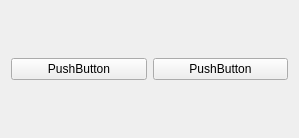
<?xml version="1.0" encoding="UTF-8"?>
<ui version="4.0">
 <class>MainWindow</class>
 <widget class="QMainWindow" name="MainWindow">
  <property name="geometry">
   <rect>
    <x>0</x>
    <y>0</y>
    <width>299</width>
    <height>138</height>
   </rect>
  </property>
  <property name="windowTitle">
   <string>MainWindow</string>
  </property>
  <widget class="QWidget" name="centralWidget">
   <layout class="QHBoxLayout" name="horizontalLayout">
    <item>
     <widget class="QPushButton" name="pushButton">
      <property name="text">
       <string>PushButton</string>
      </property>
     </widget>
    </item>
    <item>
     <widget class="QPushButton" name="pushButton_2">
      <property name="text">
       <string>PushButton</string>
      </property>
     </widget>
    </item>
   </layout>
  </widget>
  <widget class="QMenuBar" name="menuBar">
   <property name="geometry">
    <rect>
     <x>0</x>
     <y>0</y>
     <width>299</width>
     <height>20</height>
    </rect>
   </property>
  </widget>
 </widget>
 <layoutdefault spacing="6" margin="11"/>
 <resources/>
 <connections/>
</ui>
